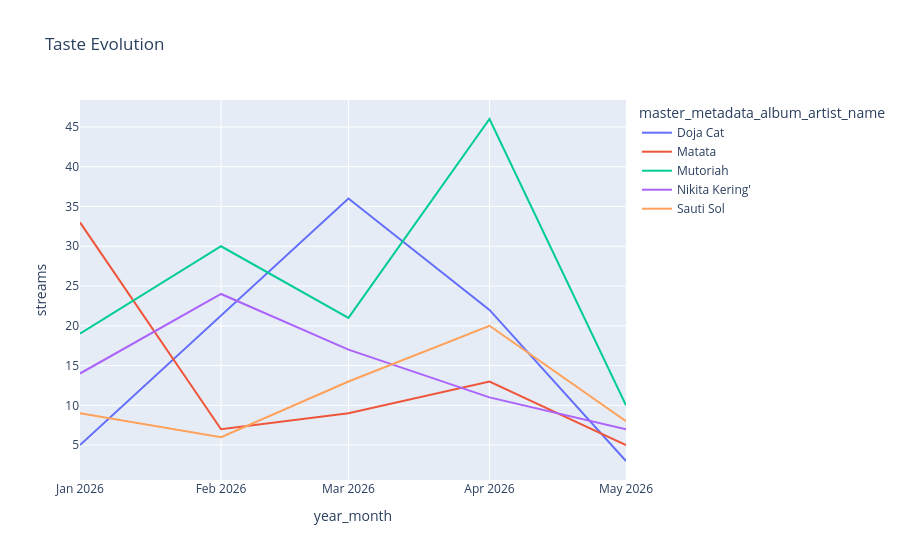

Notebook code cell kept with this figure:
### Code cell
# TASTE EVOLUTION

df["year_month"] = (
    df["ts"]
    .dt.to_period("M")
    .astype(str)
)

monthly_artists = (
    df.groupby([
        "year_month",
        "master_metadata_album_artist_name"
    ])
    .size()
    .reset_index(name="streams")
)

top5 = (
    df[
        "master_metadata_album_artist_name"
    ]
    .value_counts()
    .head(5)
    .index
)

monthly_artists = monthly_artists[
    monthly_artists[
        "master_metadata_album_artist_name"
    ].isin(top5)
]
px.line(
    monthly_artists,
    x="year_month",
    y="streams",
    color="master_metadata_album_artist_name",
    title="Taste Evolution"
)

### Figure 1 — Plotly figure (JSON) as saved in the notebook; plotly's stock layout.template omitted (floating-point values rounded to 4 significant figures)
{"data": [{"hovertemplate": "master_metadata_album_artist_name=Doja Cat<br>year_month=%{x}<br>streams=%{y}<extra></extra>", "legendgroup": "Doja Cat", "line": {"color": "#636efa", "dash": "solid"}, "marker": {"symbol": "circle"}, "mode": "lines", "name": "Doja Cat", "orientation": "v", "showlegend": true, "type": "scatter", "x": ["2026-01", "2026-03", "2026-04", "2026-05"], "xaxis": "x", "y": [5, 36, 22, 3], "yaxis": "y"}, {"hovertemplate": "master_metadata_album_artist_name=Matata<br>year_month=%{x}<br>streams=%{y}<extra></extra>", "legendgroup": "Matata", "line": {"color": "#EF553B", "dash": "solid"}, "marker": {"symbol": "circle"}, "mode": "lines", "name": "Matata", "orientation": "v", "showlegend": true, "type": "scatter", "x": ["2026-01", "2026-02", "2026-03", "2026-04", "2026-05"], "xaxis": "x", "y": [33, 7, 9, 13, 5], "yaxis": "y"}, {"hovertemplate": "master_metadata_album_artist_name=Mutoriah<br>year_month=%{x}<br>streams=%{y}<extra></extra>", "legendgroup": "Mutoriah", "line": {"color": "#00cc96", "dash": "solid"}, "marker": {"symbol": "circle"}, "mode": "lines", "name": "Mutoriah", "orientation": "v", "showlegend": true, "type": "scatter", "x": ["2026-01", "2026-02", "2026-03", "2026-04", "2026-05"], "xaxis": "x", "y": [19, 30, 21, 46, 10], "yaxis": "y"}, {"hovertemplate": "master_metadata_album_artist_name=Nikita Kering'<br>year_month=%{x}<br>streams=%{y}<extra></extra>", "legendgroup": "Nikita Kering'", "line": {"color": "#ab63fa", "dash": "solid"}, "marker": {"symbol": "circle"}, "mode": "lines", "name": "Nikita Kering'", "orientation": "v", "showlegend": true, "type": "scatter", "x": ["2026-01", "2026-02", "2026-03", "2026-04", "2026-05"], "xaxis": "x", "y": [14, 24, 17, 11, 7], "yaxis": "y"}, {"hovertemplate": "master_metadata_album_artist_name=Sauti Sol<br>year_month=%{x}<br>streams=%{y}<extra></extra>", "legendgroup": "Sauti Sol", "line": {"color": "#FFA15A", "dash": "solid"}, "marker": {"symbol": "circle"}, "mode": "lines", "name": "Sauti Sol", "orientation": "v", "showlegend": true, "type": "scatter", "x": ["2026-01", "2026-02", "2026-03", "2026-04", "2026-05"], "xaxis": "x", "y": [9, 6, 13, 20, 8], "yaxis": "y"}], "layout": {"legend": {"title": {"text": "master_metadata_album_artist_name"}, "tracegroupgap": 0}, "title": {"text": "Taste Evolution"}, "xaxis": {"anchor": "y", "domain": [0, 1], "title": {"text": "year_month"}}, "yaxis": {"anchor": "x", "domain": [0, 1], "title": {"text": "streams"}}}}
